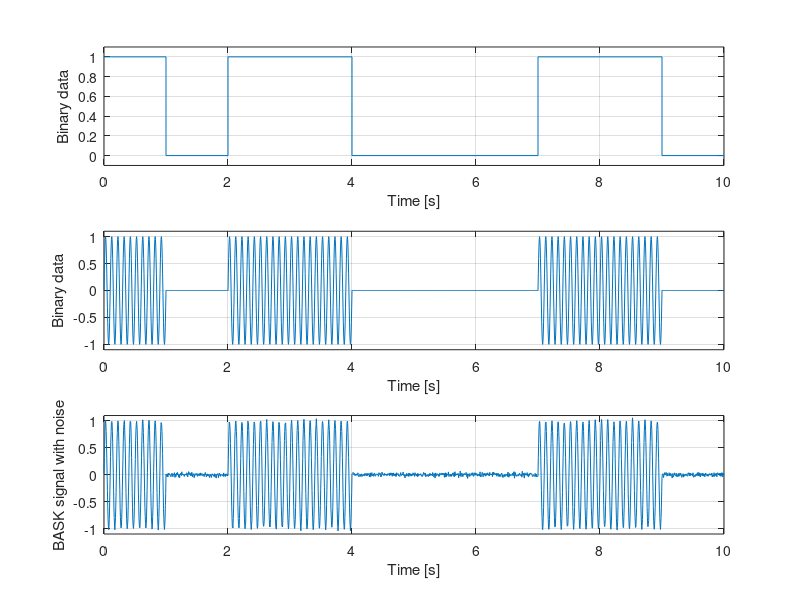
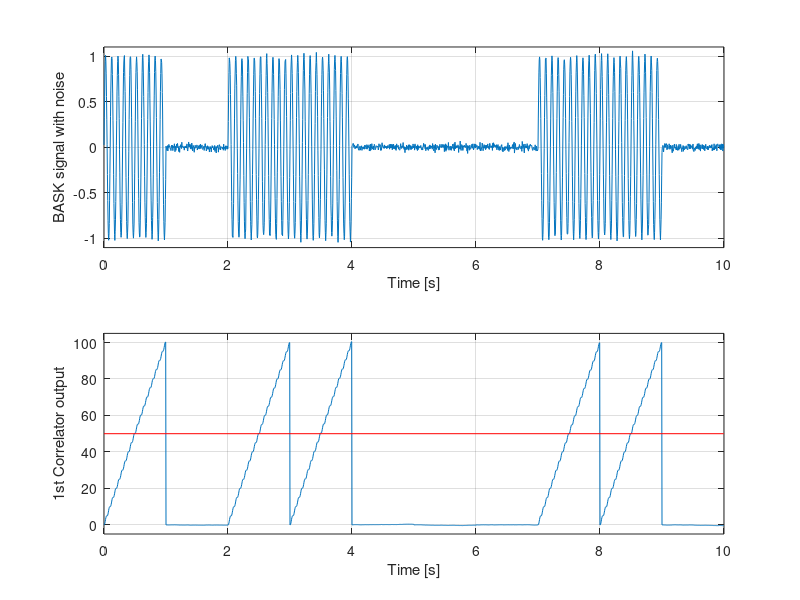
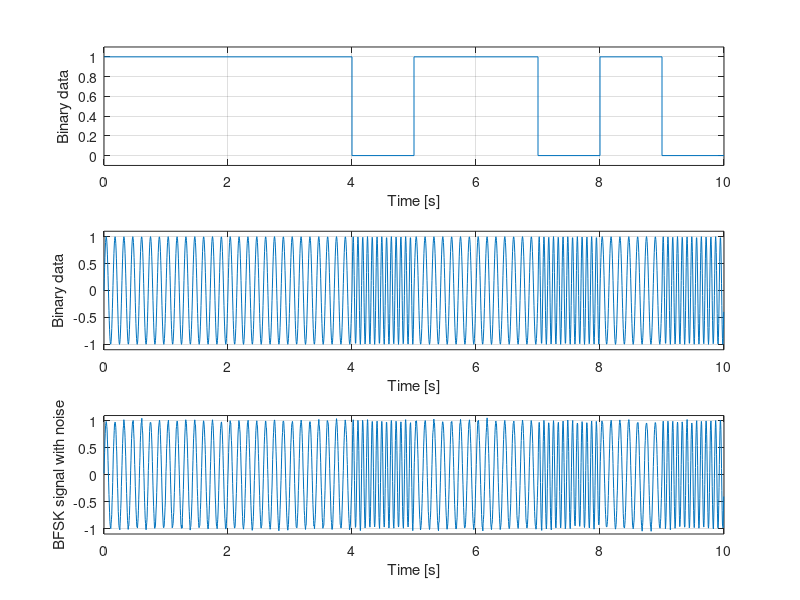
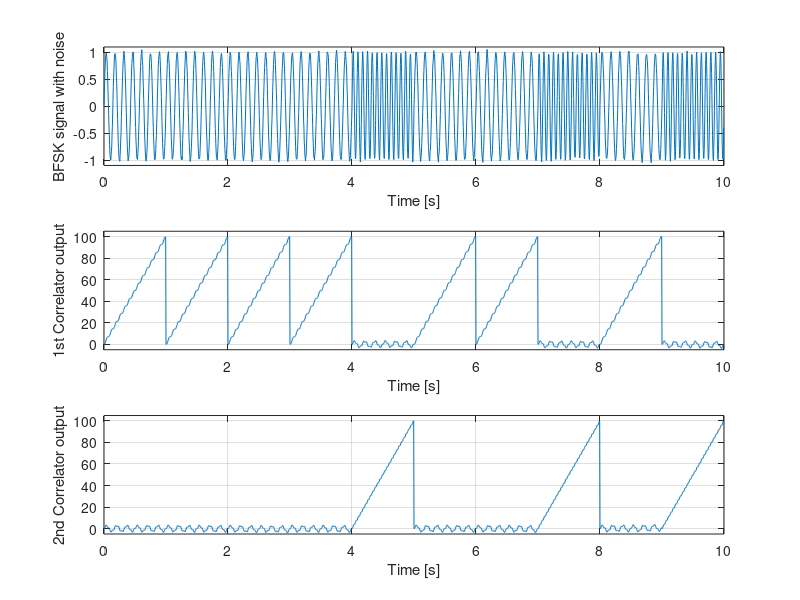

The MATLAB source for these figures, in order:
%% BASK
clc, clear, format compact


% run("../lab-3/BASK.m")

% we need to get the enery of the carrier E_b


T = 1; % symbol duration = 1 second,
f0 = 10; % carrier frequecy = 10Hz

N = 10; % number of symbols
sB = randi(2, 1, N) - 1; % random sequence of 1 and 0

SNR = 50; %Db



% plot binary datas
figure(1);
subplot(311), stairs(0 : T : N * T, [sB sB(end)]), grid on
ylim([-0.1 1.1]), xlabel("Time [s]"), ylabel("Binary data")



% plot BASK signal wihout errors
dt =  T / 200;
t = 0 : dt : T - dt;
s0 = sin (2 * pi * f0 * t);


% Generatr BASK
sBASK = kron(sB, s0);
tBASK = 0 : dt : N * T - dt;
subplot(312), plot(tBASK, sBASK), grid on
ylim([-1.1 1.1]), xlabel("Time [s]"), ylabel("Binary data")


% Generate noise
Eb = sum(s0.^2);
EbN0 = 10^(SNR / 10);
N0 = Eb / EbN0;
sigma = sqrt(N0 / 2);
sNoise = sigma * randn(1, N * 200);



% Add noise
sBASKN = sBASK + sNoise;
subplot(313), plot(tBASK, sBASKN), grid on
ylim([-1.1 1.1]), xlabel("Time [s]"), ylabel("BASK signal with noise");


% BASK




% Maybe it is lab4


% Correlator receiver
figure(2);
subplot(211), plot(tBASK, sBASKN), grid on
ylim([-1.1 1.1]), xlabel("Time [s]"), ylabel("BASK signal with noise")


% Recieve each symbol
sI1 = []; % empty brakets, peparation for integrator output signal 

for k = 1:N
    idx = (1:200) + (k-1)*200; % indicises of signal segment
    sM1 = s0 .* sBASKN(idx);  % correlator multiplication 
    sI1 = [sI1, cumsum(sM1)]; % calculate continuous integral
    sDM(k) = sI1(end) > Eb/2; % detected symbols compared with threshold = eb / 2 = half of the carrier freq
end


% Plot integrated signal
subplot(212), plot(tBASK, sI1), grid on
hold on, plot([0 tBASK(end)], [Eb/2 Eb/2], "r-"), hold off
ylim([-5, Eb + 5]), xlabel("Time [s]"), ylabel("1st Correlator output")

% Output data for comparison
x = [sB; sDM];





%% BFSK
clc, clear, format compact

% we need to get the enery of the carrier E_b


T = 1; % symbol duration = 1 second,
f0 = 10; % carrier frequecy = 10Hz

N = 10; % number of symbols
sB = randi(2, 1, N) - 1; % random sequence of 1 and 0

SNR = 50; %Db



% plot binary datas
figure(3);
subplot(311), stairs(0 : T : N * T, [sB sB(end)]), grid on
ylim([-0.1 1.1]), xlabel("Time [s]"), ylabel("Binary data")


% Calcilate f1 and f2 frequency
k = 12;
dF = k /(2 * T);
f1 = f0 - dF/2;
f2 = f0 + dF/2;


% plot BFSK signal wihout errors
dt =  T / 200;
t = 0 : dt : T - dt;
s1 = sin (2 * pi * f1 * t);
s2 = sin (2 * pi * f2 * t);


% Generatr BFSK
sBASK1 = kron(sB, s1);
sBASK2 = kron(~sB, s2);
sBFSK = sBASK1 + sBASK2; 

tBFSK = 0 : dt : N * T - dt;
subplot(312), plot(tBFSK, sBFSK), grid on
ylim([-1.1 1.1]), xlabel("Time [s]"), ylabel("Binary data")


% Generate noise
Eb = sum(s1.^2);
EbN0 = 10^(SNR / 10);
N0 = Eb / EbN0;
sigma = sqrt(N0 / 2);
sNoise = sigma * randn(1, N * 200);



% Add noise
sBFSKN = sBFSK + sNoise;
subplot(313), plot(tBFSK, sBFSKN), grid on
ylim([-1.1 1.1]), xlabel("Time [s]"), ylabel("BFSK signal with noise");






% Maybe it is lab4


% Correlator receiver
figure(4);
subplot(311), plot(tBFSK, sBFSKN), grid on
ylim([-1.1 1.1]), xlabel("Time [s]"), ylabel("BFSK signal with noise")


% Recieve each symbol
sI1 = []; % empty brakets, peparation for integrator output signal 
sI2 = [];

for k = 1:N
    idx = (1:200) + (k-1)*200; % indicises of signal segment
    sM1 = s1 .* sBFSKN(idx);  % correlator multiplication 
    sI1 = [sI1, cumsum(sM1)]; % calculate continuous integral

    sM2 = s2 .* sBFSKN(idx);  % correlator multiplication 
    sI2 = [sI2, cumsum(sM2)]; % calculate continuous integral


    sDM(k) = sI1(end) > sI2(end); % detected symbols compared with threshold
end



% Plot integrated signal
subplot(312), plot(tBFSK, sI1), grid on
ylim([-5, Eb + 5]), xlabel("Time [s]"), ylabel("1st Correlator output")


subplot(313), plot(tBFSK, sI2), grid on
ylim([-5, Eb + 5]), xlabel("Time [s]"), ylabel("2nd Correlator output")


% Output data for comparison
x = [sB; sDM];





%% BPSK
clc, clear, format compact

% we need to get the enery of the carrier E_b


T = 1; % symbol duration = 1 second,
f0 = 10; % carrier frequecy = 10Hz

N = 10; % number of symbols
sB = randi(2, 1, N) - 1; % random sequence of 1 and 0

sB_NRZ = -2 * sB + 1;

SNR = 50; %Db



% plot binary datas
figure(5);
subplot(311), stairs(0 : T : N * T, [sB sB(end)]), grid on
ylim([-0.1 1.1]), xlabel("Time [s]"), ylabel("Binary data")


% plot BPSK signal wihout errors
dt =  T / 200;
t = 0 : dt : T - dt;
s0 = sin (2 * pi * f0 * t);


% Generatr BFSK
sBPSK = kron(sB_NRZ, s0);

tBPSK = 0 : dt : N * T - dt;
subplot(312), plot(tBPSK, sBPSK), grid on
ylim([-1.1 1.1]), xlabel("Time [s]"), ylabel("Binary data")


% Generate noise
Eb = sum(s0.^2);
EbN0 = 10^(SNR / 10);
N0 = Eb / EbN0;
sigma = sqrt(N0 / 2);
sNoise = sigma * randn(1, N * 200);



% Add noise
sBPSKN = sBPSK + sNoise;
subplot(313), plot(tBPSK, sBPSKN), grid on
ylim([-1.1 1.1]), xlabel("Time [s]"), ylabel("BFSK signal with noise");






% Maybe it is lab4


% Correlator receiver
figure(6);
subplot(211), plot(tBPSK, sBPSKN), grid on
ylim([-1.1 1.1]), xlabel("Time [s]"), ylabel("BPSK signal with noise")


% Recieve each symbol
sI1 = []; % empty brakets, peparation for integrator output signal 

for k = 1:N
    idx = (1:200) + (k-1)*200; % indicises of signal segment
    sM1 = s0 .* sBPSKN(idx);  % correlator multiplication 
    sI1 = [sI1, cumsum(sM1)]; % calculate continuous integral

    sDM(k) = sI1(end) < 0; % detected symbols compared with threshold
end


% Plot integrated signal
subplot(212), plot(tBPSK, sI1), grid on
hold on, plot([0 tBPSK(end)], [0, 0], "r"), hold off
ylim([-Eb, Eb]), xlabel("Time [s]"), ylabel("1st Correlator output")


% Output data for comparison
x = [sB; sDM];




